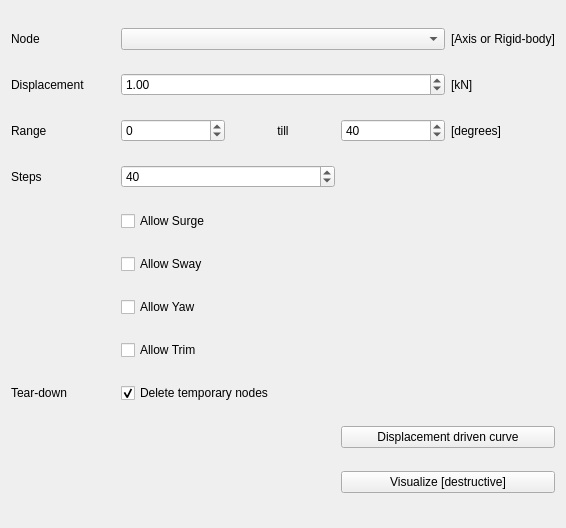
<?xml version="1.0" encoding="UTF-8"?>
<ui version="4.0">
 <class>WidgetDispDrivenStability</class>
 <widget class="QWidget" name="WidgetDispDrivenStability">
  <property name="geometry">
   <rect>
    <x>0</x>
    <y>0</y>
    <width>566</width>
    <height>528</height>
   </rect>
  </property>
  <property name="windowTitle">
   <string>Form</string>
  </property>
  <property name="locale">
   <locale language="English" country="UnitedStates"/>
  </property>
  <layout class="QGridLayout" name="gridLayout">
   <item row="0" column="2" colspan="3">
    <widget class="QComboBox" name="node_name"/>
   </item>
   <item row="3" column="0">
    <widget class="QLabel" name="label_18">
     <property name="text">
      <string>Steps</string>
     </property>
    </widget>
   </item>
   <item row="4" column="2" colspan="2">
    <widget class="QCheckBox" name="stability_surge">
     <property name="text">
      <string>Allow Surge</string>
     </property>
    </widget>
   </item>
   <item row="5" column="2" colspan="2">
    <widget class="QCheckBox" name="stability_sway">
     <property name="text">
      <string>Allow Sway</string>
     </property>
    </widget>
   </item>
   <item row="6" column="2" colspan="2">
    <widget class="QCheckBox" name="stability_yaw">
     <property name="text">
      <string>Allow Yaw</string>
     </property>
    </widget>
   </item>
   <item row="7" column="2" colspan="2">
    <widget class="QCheckBox" name="stability_trim">
     <property name="text">
      <string>Allow Trim</string>
     </property>
     <property name="checked">
      <bool>false</bool>
     </property>
    </widget>
   </item>
   <item row="8" column="0">
    <widget class="QLabel" name="label_13">
     <property name="text">
      <string>Tear-down</string>
     </property>
    </widget>
   </item>
   <item row="3" column="2" colspan="2">
    <widget class="QSpinBox" name="stability_n_steps">
     <property name="maximum">
      <number>1000</number>
     </property>
     <property name="value">
      <number>40</number>
     </property>
    </widget>
   </item>
   <item row="0" column="0">
    <widget class="QLabel" name="label_11">
     <property name="text">
      <string>Node</string>
     </property>
    </widget>
   </item>
   <item row="8" column="2" colspan="2">
    <widget class="QCheckBox" name="stability_do_teardown">
     <property name="text">
      <string>Delete temporary nodes</string>
     </property>
     <property name="checked">
      <bool>true</bool>
     </property>
    </widget>
   </item>
   <item row="9" column="4" colspan="2">
    <widget class="QPushButton" name="stability_go">
     <property name="text">
      <string>Displacement driven curve</string>
     </property>
    </widget>
   </item>
   <item row="1" column="0">
    <widget class="QLabel" name="label_16">
     <property name="text">
      <string>Displacement</string>
     </property>
    </widget>
   </item>
   <item row="2" column="2">
    <widget class="QSpinBox" name="stability_heel_start">
     <property name="minimum">
      <number>-180</number>
     </property>
     <property name="maximum">
      <number>20</number>
     </property>
    </widget>
   </item>
   <item row="1" column="5">
    <widget class="QLabel" name="label_17">
     <property name="text">
      <string>[kN]</string>
     </property>
    </widget>
   </item>
   <item row="2" column="3">
    <widget class="QLabel" name="label_14">
     <property name="text">
      <string>till</string>
     </property>
     <property name="alignment">
      <set>Qt::AlignCenter</set>
     </property>
    </widget>
   </item>
   <item row="2" column="4">
    <widget class="QSpinBox" name="stability_heel_max">
     <property name="maximum">
      <number>180</number>
     </property>
     <property name="value">
      <number>40</number>
     </property>
    </widget>
   </item>
   <item row="2" column="5">
    <widget class="QLabel" name="label_15">
     <property name="text">
      <string>[degrees]</string>
     </property>
    </widget>
   </item>
   <item row="2" column="0">
    <widget class="QLabel" name="label_12">
     <property name="text">
      <string>Range</string>
     </property>
    </widget>
   </item>
   <item row="1" column="2" colspan="3">
    <widget class="QDoubleSpinBox" name="stability_displacement">
     <property name="maximum">
      <double>999999999999999.000000000000000</double>
     </property>
     <property name="value">
      <double>1.000000000000000</double>
     </property>
    </widget>
   </item>
   <item row="0" column="5">
    <widget class="QLabel" name="label_10">
     <property name="text">
      <string>[Axis or Rigid-body]</string>
     </property>
    </widget>
   </item>
   <item row="10" column="4" colspan="2">
    <widget class="QPushButton" name="pushButton">
     <property name="text">
      <string>Visualize [destructive]</string>
     </property>
    </widget>
   </item>
  </layout>
 </widget>
 <tabstops>
  <tabstop>node_name</tabstop>
  <tabstop>stability_displacement</tabstop>
  <tabstop>stability_heel_start</tabstop>
  <tabstop>stability_heel_max</tabstop>
  <tabstop>stability_n_steps</tabstop>
  <tabstop>stability_surge</tabstop>
  <tabstop>stability_sway</tabstop>
  <tabstop>stability_yaw</tabstop>
  <tabstop>stability_trim</tabstop>
  <tabstop>stability_do_teardown</tabstop>
  <tabstop>stability_go</tabstop>
  <tabstop>pushButton</tabstop>
 </tabstops>
 <resources/>
 <connections/>
</ui>
